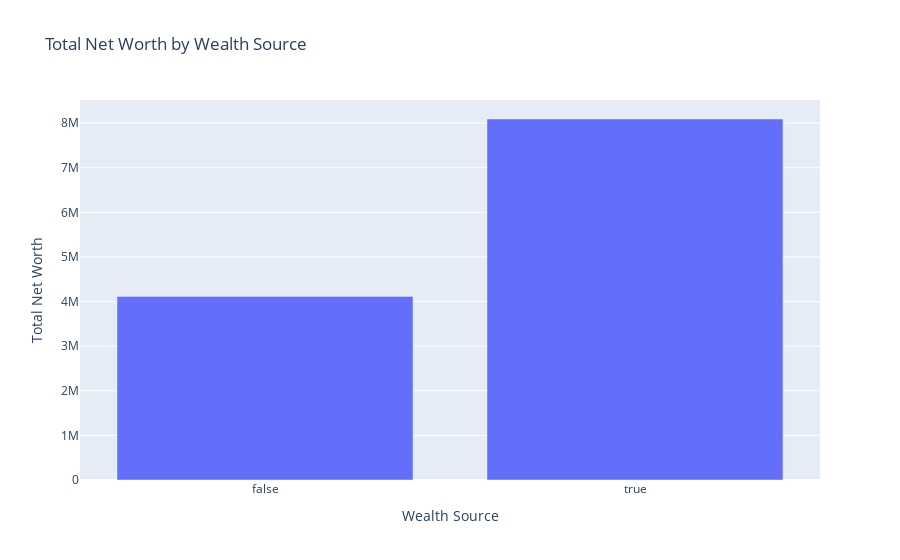

Source (notebook cell):
### Markdown cell above
15. Net Worth by Self-Made Status

### Code cell
# Aggregate net worth by self-made status
self_made_net_worth = df_cleaned.groupby('selfMade')['finalWorth'].sum().reset_index()

# Create a bar plot
fig = px.bar(self_made_net_worth, x='selfMade', y='finalWorth',
             title='Total Net Worth by Wealth Source',
             labels={'selfMade': 'Wealth Source', 'finalWorth': 'Total Net Worth'})
fig.show()

### Figure 1 — Plotly figure (JSON) as saved in the notebook; plotly's stock layout.template omitted (floating-point values rounded to 4 significant figures)
{"data": [{"alignmentgroup": "True", "hovertemplate": "Wealth Source=%{x}<br>Total Net Worth=%{y}<extra></extra>", "legendgroup": "", "marker": {"color": "#636efa", "pattern": {"shape": ""}}, "name": "", "offsetgroup": "", "orientation": "v", "showlegend": false, "textposition": "auto", "type": "bar", "x": [false, true], "xaxis": "x", "y": [4115500, 8091300], "yaxis": "y"}], "layout": {"barmode": "relative", "legend": {"tracegroupgap": 0}, "title": {"text": "Total Net Worth by Wealth Source"}, "xaxis": {"anchor": "y", "domain": [0, 1], "title": {"text": "Wealth Source"}}, "yaxis": {"anchor": "x", "domain": [0, 1], "title": {"text": "Total Net Worth"}}}}
